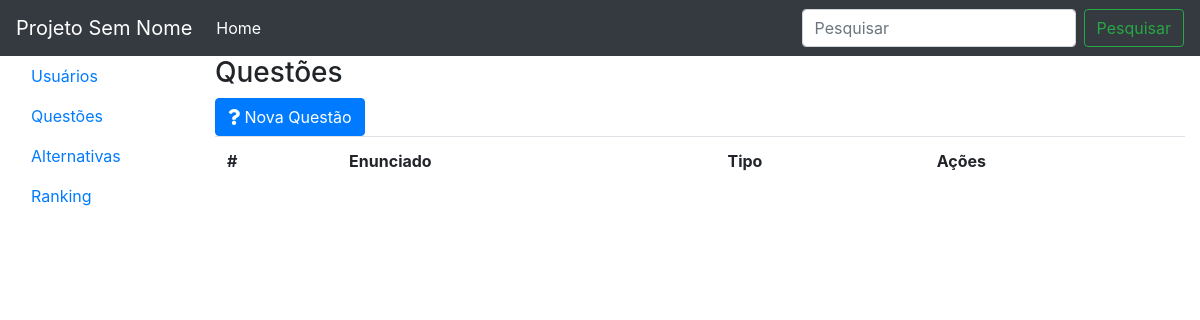
Page /questoes.php on the earlier database version.
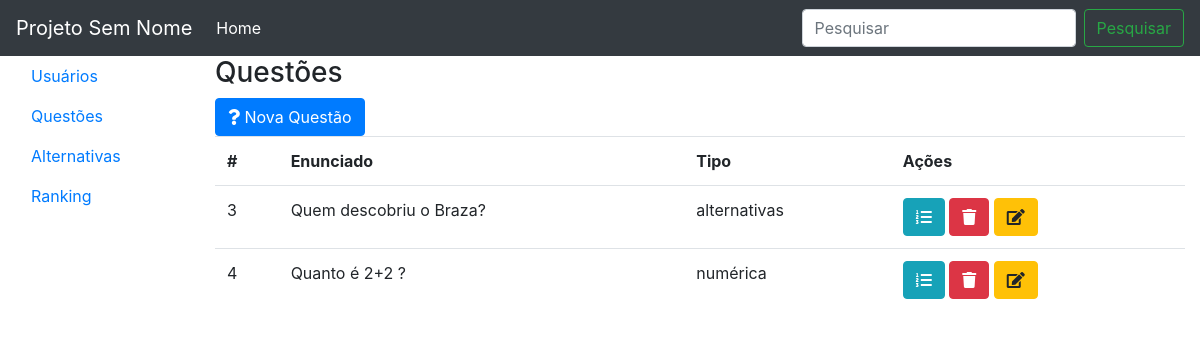
Same page on the later database version.
### tables this page shows
CREATE TABLE `questoes` (
  `idQuestao` int(11) NOT NULL,
  `enunciado` varchar(200) NOT NULL,
  `tipo` varchar(200) NOT NULL
);

### QuestoesDAO.php (called while the page is built, shortened)
<?php
class QuestoesDAO{
	private $con;
	function __construct(){
		$this->con = mysqli_connect("localhost", "root", "", "projetopw");
	}
	public function buscar(){
		$sql = "SELECT * FROM questoes";
		$rs = $this->con->query($sql);
		$lista = array();
		while ($linha = $rs->fetch_object()){
			$lista[] = $linha;
		}
		return $lista;
	}
}
?>

### questoes.php (the view, shortened to what this page needs)
<?php
include "QuestoesDAO.php";
$questoesDAO = new QuestoesDAO();
$lista = $questoesDAO->buscar();
include "cabecalho.php";
include "menu.php";
?>
			<div class="col-10">
				<h3>Questões</h3>
				<button class="btn btn-primary" data-toggle="modal" data-target="#modalnovo">
					<i class="fas fa-question"></i>
					Nova Questão
				</button>
				<table class="table">
					<tr>
						<th>#</th>
						<th>Enunciado</th>
						<th>Tipo</th>
						<th>Ações</th>
					</tr>
					<?php foreach($lista as $questao): ?>
					<tr>
						<td><?= $questao->idQuestao ?></td>
						<td><?= $questao->enunciado ?></td>
						<td><?= $questao->tipo ?></td>
						<td>
							<a class="btn btn-info" href="\alternativas?questao=<?= $questao->idQuestao ?>">
								<i class="fas fa-list-ol"></i>
							</a>
							<a class="btn btn-danger" href="QuestoesController.php?acao=apagar&id=<?= $questao->idQuestao ?>">
								<i class="fas fa-trash"></i>
							</a>
							<button class="btn btn-warning btn-editar" data-toggle="modal" data-target="#modaleditar" data-id="<?= $questao->idQuestao?>" data-enunciado="<?= $questao->enunciado ?>" data-tipo="<?= $questao->tipo ?>">
								<i class="fas fa-edit"></i>
							</button>
						</td>
					</tr>
					<?php endforeach ?>
				</table>
			</div>
		</div>
	</div>
</body>
</html>

Differences in the rows shown:
added questoes: idQuestao "3", enunciado "Quem descobriu o Braza?", tipo "alternativas"
added questoes: idQuestao "4", enunciado "Quanto é 2+2 ?", tipo "numérica"
